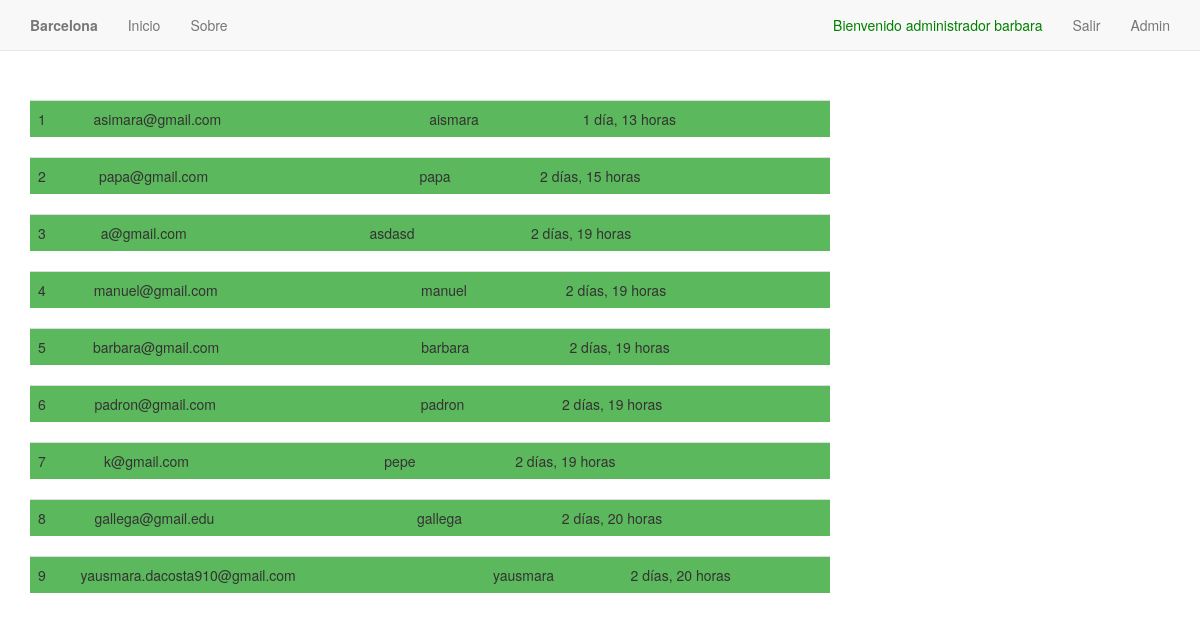
The app's page / (signed in) with its own data.
### boletin/models.py (models this page shows, shortened)
class Registrado(models.Model):
    nombre = models.CharField(max_length=100)
    email = models.EmailField()
    timestamp = models.DateTimeField(auto_now_add=True, auto_now=False)

### boletin/views.py (the view, shortened to what this page needs)
# urls.py: path('', views.inicio, name='inicio'),
def inicio(request):
    if request.user.is_authenticated and request.user.is_staff:
        titulo = "Bienvenido administrador %s" % (request.user)
        queryset = Registrado.objects.all().order_by("-timestamp")
        context = {
            "queryset":queryset,
            "titulo": titulo
        }
    elif request.user.is_authenticated and not request.user.is_staff:
        titulo = "Bienvenido %s" % (request.user)
        context = {
            "titulo": titulo
        }
    return render(request, "inicio.html", context)

### templates/inicio.html (shortened to what this page needs)
{% extends "base.html"%}
{% load crispy_forms_tags %}
{% load static%}
{% block jumbotron%}
{% if request.user.is_staff %}
{% for instance in queryset %}
<table class="table border" style="background-color: #5cb85c; width: 800px">
    <tr><td>{{ forloop.counter }}</td><td>{{ instance.email }}</td><td>{{ instance.nombre }}</td><td>{{ instance.timestamp|timesince }}</td></tr>
</table>
{% endfor %}
{% endif %}
{% endblock%}

### templates/base.html (shortened to what this page needs)
<!DOCTYPE html>
{% load static%}
<html>
<head>
    <link rel="stylesheet" href="{% static '/css/all.css' %}">
    <link rel="stylesheet" href="{% static '/css/all.css' %}">
    <link rel="stylesheet" href="{% static '/css/bootstrap.min.css' %}"
>
</head>
<body>
    <nav class="navbar navbar-default navbar-fixed-top">
        <div class="container-fluid">
            <ul class="nav navbar-nav">
                    <li class="navbar-link">
                        <a href=""><strong>Barcelona</strong></a>
                    </li>
                    <li class="navbar-link">
                        <a href="/">Inicio</a>
                    </li>
                <li class="navbar-link">
                    <a href="{% url 'acerca'%}">Sobre</a>
                </li>
            </ul>
            <div style="float: right">
            <ul class="nav navbar-nav">
                {% if user.is_authenticated %}
                    <li class="navbar-link">
                        <a style="color: green">{{titulo}}</a>
                    </li>
                    <li class="navbar-link">
                        <a href="{% url 'auth_logout'%}">Salir</a>
                    </li>
                    {% if user.is_staff %}
                    <li class="navbar-link">
                        <a href="admin">Admin</a>
                    </li>
                   {% endif%}
                {% endif %}
            </ul>
                </div>
        </div>
    </nav>
<main role="main" class="container" style="padding-top: 100px">
        {% block jumbotron%}
        {%endblock%}
</main>
</body>
</html>

### records on screen
Registrado: email "asimara@gmail.com", nombre "aismara", timestamp "1 día, 13 horas"
Registrado: email "papa@gmail.com", nombre "papa", timestamp "2 días, 15 horas"
Registrado: email "a@gmail.com", nombre "asdasd", timestamp "2 días, 19 horas"
Registrado: email "manuel@gmail.com", nombre "manuel", timestamp "2 días, 19 horas"
Registrado: email "barbara@gmail.com", nombre "barbara", timestamp "2 días, 19 horas"
Registrado: email "padron@gmail.com", nombre "padron", timestamp "2 días, 19 horas"
Registrado: email "k@gmail.com", nombre "pepe", timestamp "2 días, 19 horas"
Registrado: email "gallega@gmail.edu", nombre "gallega", timestamp "2 días, 20 horas"
Registrado: email "yausmara.dacosta910@gmail.com", nombre "yausmara", timestamp "2 días, 20 horas"

### other values on screen
{{ titulo }} "Bienvenido administrador barbara"
